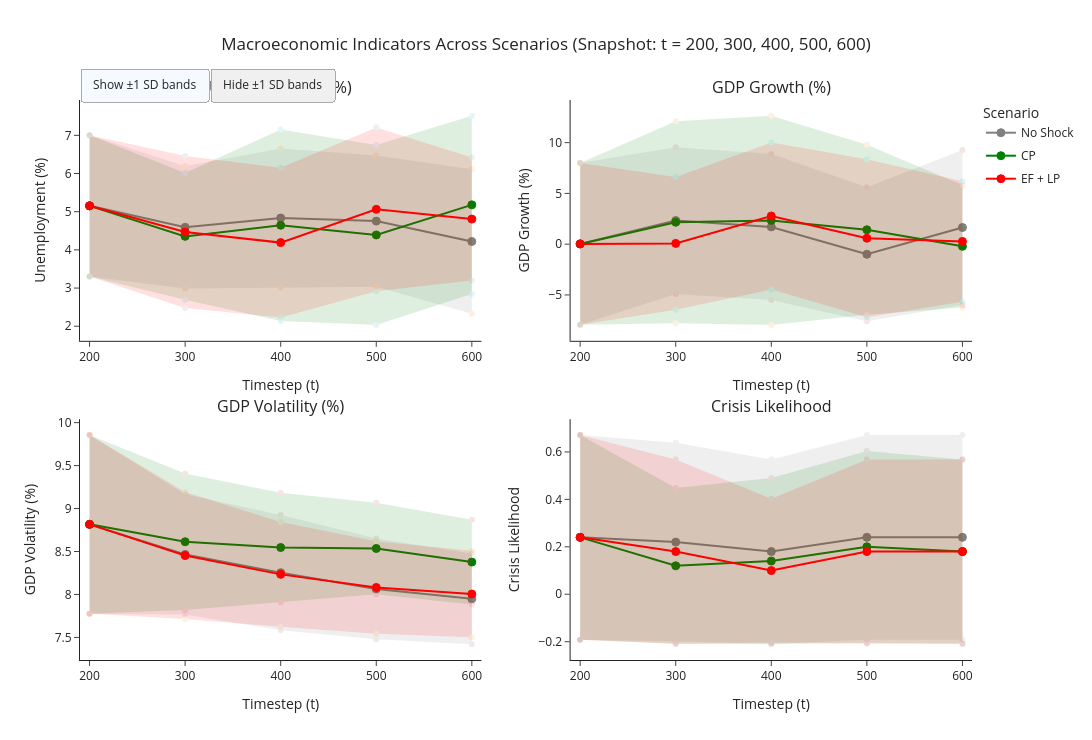

Here is the notebook cell this chart was saved with:
### Markdown cell above
### SFC-DSK

### Code cell
# ── Config (shared with cell above) ─────────────────────────────────────────
SCENARIOS = {
    "No Shock": {"df": dsk_scenario1, "color": "grey"},
    "CP":       {"df": dsk_scenario2, "color": "green"},
    "EF + LP":       {"df": dsk_scenario3, "color": "red"},
}

SNAP_TS    = sorted([200, 300, 400, 500, 600])   # only these t values
CRISIS_THR = -5.0

# ── Helpers ──────────────────────────────────────────────────────────────────
def _macro(df):
    if "region" in df.columns and df["region"].nunique() > 1:
        return df[df["region"] == "macro"]
    return df

def _snap_stats(df, metric):
    """Cross-run mean ± std at each snapshot timestep only."""
    work = _macro(df)
    work = work[work["t"].isin(SNAP_TS)][["run", "t", metric]].dropna(subset=[metric])
    by_t = work.groupby(["t", "run"])[metric].mean().groupby("t")
    return by_t.mean(), by_t.std().fillna(0)

def _crisis_snap_stats(df, threshold=CRISIS_THR):
    """Per-run crisis proportion at each snapshot timestep only."""
    work = _macro(df)
    work = work[work["t"].isin(SNAP_TS)][["run", "t", "GDP_r_growth"]].dropna(subset=["GDP_r_growth"]).copy()
    work["_crisis"] = (work["GDP_r_growth"] < threshold).astype(float)
    by_t = work.groupby(["t", "run"])["_crisis"].mean().groupby("t")
    return by_t.mean(), by_t.std().fillna(0)

# ── Panel definitions ────────────────────────────────────────────────────────
PANELS = [
    ("Unemployment",     "Unemployment (%)",    _snap_stats),
    ("GDP_r_growth",     "GDP Growth (%)",      _snap_stats),
    ("GDP_r_volatility", "GDP Volatility (%)",  _snap_stats),
    ("crisis",           "Crisis Likelihood",   None),
]
POSITIONS = [(1, 1), (1, 2), (2, 1), (2, 2)]

# ── Build figure ─────────────────────────────────────────────────────────────
fig2 = make_subplots(
    rows=2, cols=2,
    subplot_titles=[p[1] for p in PANELS],
    vertical_spacing=0.14,
    horizontal_spacing=0.10,
)

ci_trace_indices2 = []

for scenario_name, spec in SCENARIOS.items():
    df    = spec["df"]
    color = spec["color"]

    for panel_i, (metric, ylabel, fn) in enumerate(PANELS):
        row, col = POSITIONS[panel_i]

        if metric == "crisis":
            mean_ts, std_ts = _crisis_snap_stats(df)
        else:
            mean_ts, std_ts = fn(df, metric)

        t_vals = mean_ts.index.values
        m_vals = mean_ts.values
        s_vals = std_ts.reindex(mean_ts.index).fillna(0).values

        show_legend = (panel_i == 0)

        # Mean line — only 5 points, connected by straight segments
        fig2.add_trace(
            go.Scatter(
                x=t_vals,
                y=m_vals,
                mode="lines+markers",
                name=scenario_name,
                line=dict(color=color, width=2),
                marker=dict(color=color, size=8, symbol="circle",
                            line=dict(color=color, width=1)),
                legendgroup=scenario_name,
                showlegend=show_legend,
            ),
            row=row, col=col,
        )

        # CI band
        ci_trace_indices2.append(len(fig2.data))
        fig2.add_trace(
            go.Scatter(
                x=np.concatenate([t_vals, t_vals[::-1]]),
                y=np.concatenate([m_vals + s_vals, (m_vals - s_vals)[::-1]]),
                fill="toself",
                fillcolor=color,
                opacity=0.12,
                line=dict(width=0),
                name=f"{scenario_name} ±1 SD",
                legendgroup=f"{scenario_name}_ci",
                showlegend=False,
                visible=True,
                hoverinfo="skip",
            ),
            row=row, col=col,
        )

# ── Axis formatting ───────────────────────────────────────────────────────────
for r, c in POSITIONS:
    fig2.update_xaxes(range=[190, 610], title_text="Timestep (t)", row=r, col=c,
                      tickvals=SNAP_TS)

for i, (_, ylabel, _fn) in enumerate(PANELS):
    r, c = POSITIONS[i]
    fig2.update_yaxes(title_text=ylabel, row=r, col=c)

# ── Toggle buttons ────────────────────────────────────────────────────────────
fig2.update_layout(
    height=740,
    width=1100,
    title_text="Macroeconomic Indicators Across Scenarios (Snapshot: t = 200, 300, 400, 500, 600)",
    title_x=0.5,
    template="simple_white",
    legend=dict(tracegroupgap=4, x=1.01, y=1.0, title_text="Scenario"),
    updatemenus=[dict(
        type="buttons",
        direction="left",
        x=0.0, y=1.065,
        xanchor="left",
        pad={"r": 8, "t": 4},
        bgcolor="#f0f0f0",
        bordercolor="#aaa",
        buttons=[
            dict(label="Show ±1 SD bands", method="restyle",
                 args=[{"visible": True}, ci_trace_indices2]),
            dict(label="Hide ±1 SD bands", method="restyle",
                 args=[{"visible": "legendonly"}, ci_trace_indices2]),
        ],
    )],
)

fig2.show()

### Figure 1 — Plotly figure (JSON) as saved in the notebook; plotly's stock layout.template omitted (floating-point values rounded to 4 significant figures)
{"data": [{"legendgroup": "No Shock", "line": {"color": "grey", "width": 2}, "marker": {"color": "grey", "line": {"color": "grey", "width": 1}, "size": 8, "symbol": "circle"}, "mode": "lines+markers", "name": "No Shock", "showlegend": true, "type": "scatter", "x": [200, 300, 400, 500, 600], "xaxis": "x", "y": [5.154, 4.591, 4.836, 4.753, 4.22], "yaxis": "y"}, {"fill": "toself", "fillcolor": "grey", "hoverinfo": "skip", "legendgroup": "No Shock_ci", "line": {"width": 0}, "name": "No Shock ±1 SD", "opacity": 0.12, "showlegend": false, "type": "scatter", "visible": true, "x": [200, 300, 400, 500, 600, 600, 500, 400, 300, 200], "xaxis": "x", "y": [7.004, 6.193, 6.659, 6.473, 6.112, 2.329, 3.034, 3.013, 2.989, 3.304], "yaxis": "y"}, {"legendgroup": "No Shock", "line": {"color": "grey", "width": 2}, "marker": {"color": "grey", "line": {"color": "grey", "width": 1}, "size": 8, "symbol": "circle"}, "mode": "lines+markers", "name": "No Shock", "showlegend": false, "type": "scatter", "x": [200, 300, 400, 500, 600], "xaxis": "x2", "y": [0.02704, 2.325, 1.699, -0.997, 1.641], "yaxis": "y2"}, {"fill": "toself", "fillcolor": "grey", "hoverinfo": "skip", "legendgroup": "No Shock_ci", "line": {"width": 0}, "name": "No Shock ±1 SD", "opacity": 0.12, "showlegend": false, "type": "scatter", "visible": true, "x": [200, 300, 400, 500, 600, 600, 500, 400, 300, 200], "xaxis": "x2", "y": [7.985, 9.557, 8.891, 5.595, 9.264, -5.982, -7.589, -5.494, -4.908, -7.931], "yaxis": "y2"}, {"legendgroup": "No Shock", "line": {"color": "grey", "width": 2}, "marker": {"color": "grey", "line": {"color": "grey", "width": 1}, "size": 8, "symbol": "circle"}, "mode": "lines+markers", "name": "No Shock", "showlegend": false, "type": "scatter", "x": [200, 300, 400, 500, 600], "xaxis": "x3", "y": [8.816, 8.466, 8.253, 8.064, 7.949], "yaxis": "y3"}, {"fill": "toself", "fillcolor": "grey", "hoverinfo": "skip", "legendgroup": "No Shock_ci", "line": {"width": 0}, "name": "No Shock ±1 SD", "opacity": 0.12, "showlegend": false, "type": "scatter", "visible": true, "x": [200, 300, 400, 500, 600, 600, 500, 400, 300, 200], "xaxis": "x3", "y": [9.856, 9.167, 8.924, 8.651, 8.477, 7.421, 7.477, 7.583, 7.766, 7.776], "yaxis": "y3"}, {"legendgroup": "No Shock", "line": {"color": "grey", "width": 2}, "marker": {"color": "grey", "line": {"color": "grey", "width": 1}, "size": 8, "symbol": "circle"}, "mode": "lines+markers", "name": "No Shock", "showlegend": false, "type": "scatter", "x": [200, 300, 400, 500, 600], "xaxis": "x4", "y": [0.24, 0.22, 0.18, 0.24, 0.24], "yaxis": "y4"}, {"fill": "toself", "fillcolor": "grey", "hoverinfo": "skip", "legendgroup": "No Shock_ci", "line": {"width": 0}, "name": "No Shock ±1 SD", "opacity": 0.12, "showlegend": false, "type": "scatter", "visible": true, "x": [200, 300, 400, 500, 600, 600, 500, 400, 300, 200], "xaxis": "x4", "y": [0.6714, 0.6385, 0.5681, 0.6714, 0.6714, -0.1914, -0.1914, -0.2081, -0.1985, -0.1914], "yaxis": "y4"}, {"legendgroup": "CP", "line": {"color": "green", "width": 2}, "marker": {"color": "green", "line": {"color": "green", "width": 1}, "size": 8, "symbol": "circle"}, "mode": "lines+markers", "name": "CP", "showlegend": true, "type": "scatter", "x": [200, 300, 400, 500, 600], "xaxis": "x", "y": [5.154, 4.354, 4.645, 4.391, 5.18], "yaxis": "y"}, {"fill": "toself", "fillcolor": "green", "hoverinfo": "skip", "legendgroup": "CP_ci", "line": {"width": 0}, "name": "CP ±1 SD", "opacity": 0.12, "showlegend": false, "type": "scatter", "visible": true, "x": [200, 300, 400, 500, 600, 600, 500, 400, 300, 200], "xaxis": "x", "y": [7.004, 6.014, 7.155, 6.749, 7.512, 2.848, 2.032, 2.135, 2.694, 3.304], "yaxis": "y"}, {"legendgroup": "CP", "line": {"color": "green", "width": 2}, "marker": {"color": "green", "line": {"color": "green", "width": 1}, "size": 8, "symbol": "circle"}, "mode": "lines+markers", "name": "CP", "showlegend": false, "type": "scatter", "x": [200, 300, 400, 500, 600], "xaxis": "x2", "y": [0.02704, 2.162, 2.341, 1.419, -0.214], "yaxis": "y2"}, {"fill": "toself", "fillcolor": "green", "hoverinfo": "skip", "legendgroup": "CP_ci", "line": {"width": 0}, "name": "CP ±1 SD", "opacity": 0.12, "showlegend": false, "type": "scatter", "visible": true, "x": [200, 300, 400, 500, 600, 600, 500, 400, 300, 200], "xaxis": "x2", "y": [7.985, 12.1, 12.64, 9.781, 5.817, -6.245, -6.942, -7.961, -7.779, -7.931], "yaxis": "y2"}, {"legendgroup": "CP", "line": {"color": "green", "width": 2}, "marker": {"color": "green", "line": {"color": "green", "width": 1}, "size": 8, "symbol": "circle"}, "mode": "lines+markers", "name": "CP", "showlegend": false, "type": "scatter", "x": [200, 300, 400, 500, 600], "xaxis": "x3", "y": [8.816, 8.614, 8.546, 8.535, 8.377], "yaxis": "y3"}, {"fill": "toself", "fillcolor": "green", "hoverinfo": "skip", "legendgroup": "CP_ci", "line": {"width": 0}, "name": "CP ±1 SD", "opacity": 0.12, "showlegend": false, "type": "scatter", "visible": true, "x": [200, 300, 400, 500, 600, 600, 500, 400, 300, 200], "xaxis": "x3", "y": [9.856, 9.409, 9.184, 9.067, 8.87, 7.884, 8.004, 7.908, 7.818, 7.776], "yaxis": "y3"}, {"legendgroup": "CP", "line": {"color": "green", "width": 2}, "marker": {"color": "green", "line": {"color": "green", "width": 1}, "size": 8, "symbol": "circle"}, "mode": "lines+markers", "name": "CP", "showlegend": false, "type": "scatter", "x": [200, 300, 400, 500, 600], "xaxis": "x4", "y": [0.24, 0.12, 0.14, 0.2, 0.18], "yaxis": "y4"}, {"fill": "toself", "fillcolor": "green", "hoverinfo": "skip", "legendgroup": "CP_ci", "line": {"width": 0}, "name": "CP ±1 SD", "opacity": 0.12, "showlegend": false, "type": "scatter", "visible": true, "x": [200, 300, 400, 500, 600, 600, 500, 400, 300, 200], "xaxis": "x4", "y": [0.6714, 0.4483, 0.4905, 0.6041, 0.5681, -0.2081, -0.2041, -0.2105, -0.2083, -0.1914], "yaxis": "y4"}, {"legendgroup": "EF + LP", "line": {"color": "red", "width": 2}, "marker": {"color": "red", "line": {"color": "red", "width": 1}, "size": 8, "symbol": "circle"}, "mode": "lines+markers", "name": "EF + LP", "showlegend": true, "type": "scatter", "x": [200, 300, 400, 500, 600], "xaxis": "x", "y": [5.154, 4.467, 4.19, 5.062, 4.807], "yaxis": "y"}, {"fill": "toself", "fillcolor": "red", "hoverinfo": "skip", "legendgroup": "EF + LP_ci", "line": {"width": 0}, "name": "EF + LP ±1 SD", "opacity": 0.12, "showlegend": false, "type": "scatter", "visible": true, "x": [200, 300, 400, 500, 600, 600, 500, 400, 300, 200], "xaxis": "x", "y": [7.004, 6.46, 6.151, 7.203, 6.417, 3.197, 2.92, 2.23, 2.475, 3.304], "yaxis": "y"}, {"legendgroup": "EF + LP", "line": {"color": "red", "width": 2}, "marker": {"color": "red", "line": {"color": "red", "width": 1}, "size": 8, "symbol": "circle"}, "mode": "lines+markers", "name": "EF + LP", "showlegend": false, "type": "scatter", "x": [200, 300, 400, 500, 600], "xaxis": "x2", "y": [0.02704, 0.07678, 2.775, 0.5821, 0.2713], "yaxis": "y2"}, {"fill": "toself", "fillcolor": "red", "hoverinfo": "skip", "legendgroup": "EF + LP_ci", "line": {"width": 0}, "name": "EF + LP ±1 SD", "opacity": 0.12, "showlegend": false, "type": "scatter", "visible": true, "x": [200, 300, 400, 500, 600, 600, 500, 400, 300, 200], "xaxis": "x2", "y": [7.985, 6.613, 10.01, 8.358, 6.201, -5.659, -7.194, -4.463, -6.459, -7.931], "yaxis": "y2"}, {"legendgroup": "EF + LP", "line": {"color": "red", "width": 2}, "marker": {"color": "red", "line": {"color": "red", "width": 1}, "size": 8, "symbol": "circle"}, "mode": "lines+markers", "name": "EF + LP", "showlegend": false, "type": "scatter", "x": [200, 300, 400, 500, 600], "xaxis": "x3", "y": [8.816, 8.453, 8.234, 8.081, 8.005], "yaxis": "y3"}, {"fill": "toself", "fillcolor": "red", "hoverinfo": "skip", "legendgroup": "EF + LP_ci", "line": {"width": 0}, "name": "EF + LP ±1 SD", "opacity": 0.12, "showlegend": false, "type": "scatter", "visible": true, "x": [200, 300, 400, 500, 600, 600, 500, 400, 300, 200], "xaxis": "x3", "y": [9.856, 9.192, 8.845, 8.619, 8.509, 7.501, 7.543, 7.623, 7.713, 7.776], "yaxis": "y3"}, {"legendgroup": "EF + LP", "line": {"color": "red", "width": 2}, "marker": {"color": "red", "line": {"color": "red", "width": 1}, "size": 8, "symbol": "circle"}, "mode": "lines+markers", "name": "EF + LP", "showlegend": false, "type": "scatter", "x": [200, 300, 400, 500, 600], "xaxis": "x4", "y": [0.24, 0.18, 0.1, 0.18, 0.18], "yaxis": "y4"}, {"fill": "toself", "fillcolor": "red", "hoverinfo": "skip", "legendgroup": "EF + LP_ci", "line": {"width": 0}, "name": "EF + LP ±1 SD", "opacity": 0.12, "showlegend": false, "type": "scatter", "visible": true, "x": [200, 300, 400, 500, 600, 600, 500, 400, 300, 200], "xaxis": "x4", "y": [0.6714, 0.5681, 0.403, 0.5681, 0.5681, -0.2081, -0.2081, -0.203, -0.2081, -0.1914], "yaxis": "y4"}], "layout": {"annotations": [{"font": {"size": 16}, "showarrow": false, "text": "Unemployment (%)", "x": 0.225, "xanchor": "center", "xref": "paper", "y": 1, "yanchor": "bottom", "yref": "paper"}, {"font": {"size": 16}, "showarrow": false, "text": "GDP Growth (%)", "x": 0.775, "xanchor": "center", "xref": "paper", "y": 1, "yanchor": "bottom", "yref": "paper"}, {"font": {"size": 16}, "showarrow": false, "text": "GDP Volatility (%)", "x": 0.225, "xanchor": "center", "xref": "paper", "y": 0.43, "yanchor": "bottom", "yref": "paper"}, {"font": {"size": 16}, "showarrow": false, "text": "Crisis Likelihood", "x": 0.775, "xanchor": "center", "xref": "paper", "y": 0.43, "yanchor": "bottom", "yref": "paper"}], "height": 740, "legend": {"title": {"text": "Scenario"}, "tracegroupgap": 4, "x": 1.01, "y": 1}, "title": {"text": "Macroeconomic Indicators Across Scenarios (Snapshot: t = 200, 300, 400, 500, 600)", "x": 0.5}, "updatemenus": [{"bgcolor": "#f0f0f0", "bordercolor": "#aaa", "buttons": [{"args": [{"visible": true}, [1, 3, 5, 7, 9, 11, 13, 15, 17, 19, 21, 23]], "label": "Show ±1 SD bands", "method": "restyle"}, {"args": [{"visible": "legendonly"}, [1, 3, 5, 7, 9, 11, 13, 15, 17, 19, 21, 23]], "label": "Hide ±1 SD bands", "method": "restyle"}], "direction": "left", "pad": {"r": 8, "t": 4}, "type": "buttons", "x": 0, "xanchor": "left", "y": 1.065}], "width": 1100, "xaxis": {"anchor": "y", "domain": [0, 0.45], "range": [190, 610], "tickvals": [200, 300, 400, 500, 600], "title": {"text": "Timestep (t)"}}, "xaxis2": {"anchor": "y2", "domain": [0.55, 1], "range": [190, 610], "tickvals": [200, 300, 400, 500, 600], "title": {"text": "Timestep (t)"}}, "xaxis3": {"anchor": "y3", "domain": [0, 0.45], "range": [190, 610], "tickvals": [200, 300, 400, 500, 600], "title": {"text": "Timestep (t)"}}, "xaxis4": {"anchor": "y4", "domain": [0.55, 1], "range": [190, 610], "tickvals": [200, 300, 400, 500, 600], "title": {"text": "Timestep (t)"}}, "yaxis": {"anchor": "x", "domain": [0.57, 1], "title": {"text": "Unemployment (%)"}}, "yaxis2": {"anchor": "x2", "domain": [0.57, 1], "title": {"text": "GDP Growth (%)"}}, "yaxis3": {"anchor": "x3", "domain": [0, 0.43], "title": {"text": "GDP Volatility (%)"}}, "yaxis4": {"anchor": "x4", "domain": [0, 0.43], "title": {"text": "Crisis Likelihood"}}}}
